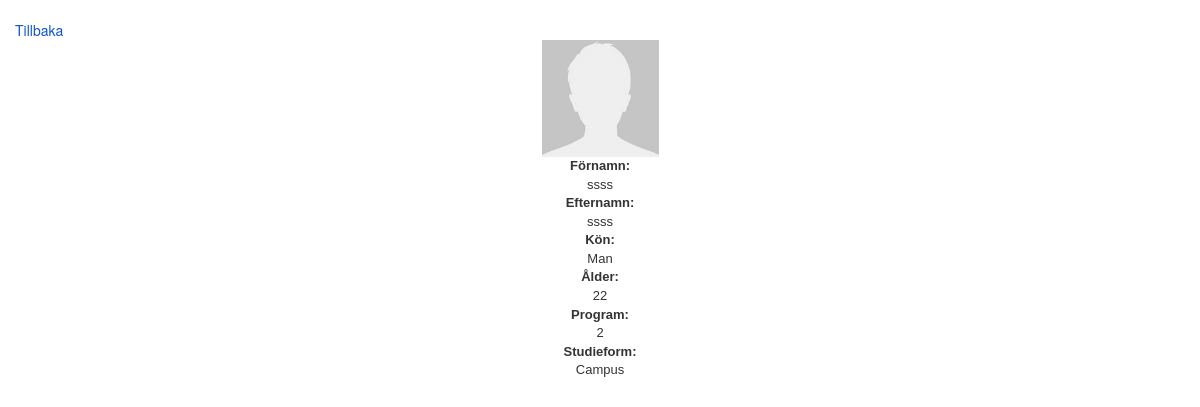
/Feed/index.php?profile&id=39 (signed in), run on an earlier commit of the app's database.
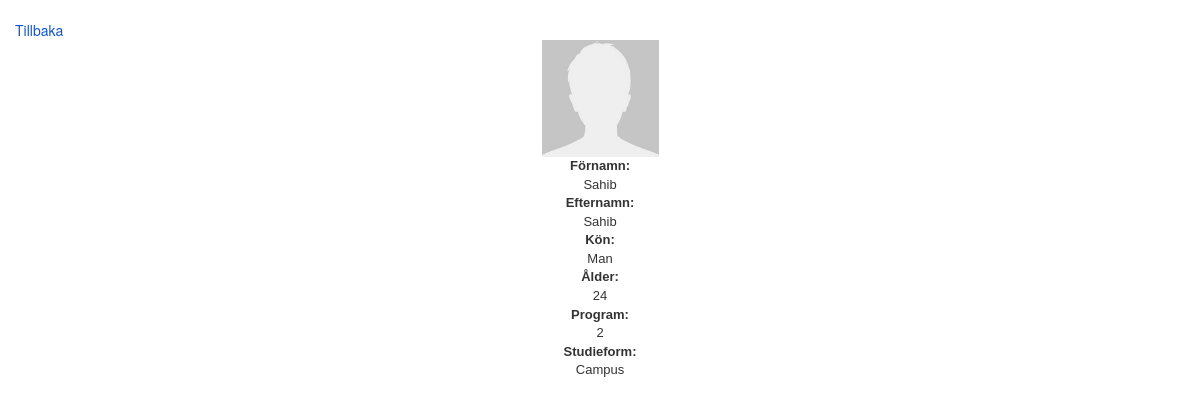
And on a later commit of the database.
### tables this page shows
CREATE TABLE IF NOT EXISTS `userdetails` (
  `userDetailid` int(11) NOT NULL AUTO_INCREMENT,
  `UserId` int(11) NOT NULL,
  `firstname` varchar(50) NOT NULL,
  `lastname` varchar(50) NOT NULL,
  `sex` varchar(10) NOT NULL,
  `birthday` date DEFAULT NULL,
  `schoolForm` varchar(50) NOT NULL,
  `ProgramId` int(11) NOT NULL,
  PRIMARY KEY (`userDetailid`),
  KEY `UserId` (`UserId`),
  KEY `ProgramId` (`ProgramId`)
);

### Feed/View/ProfileView.php (the view, shortened to what the rows shown need)
<?php
require_once('View/BaseView.php');
require_once('Model/LoginModel.php');
class ProfileView extends BaseView
{
  private $imagesModel;
  private $pic;
  function __construct()
  {
    $this->imagesModel = new ImagesModel();
    $this->loginModel = new LoginModel();
  }
 public function userProfile($msg = '') {
    $Images = glob("imgs/*.*");
    $html = '<!DOCTYPE html>
        <html>
        <head>
        <meta charset="utf-8">
        <link rel="stylesheet" type="text/css" href="css/custom.css" />
        <meta name="viewport" content="width=device-width, initial-scale=1">
        <title>LSN</title>
        </head>
        <body>
        <div class="container">
        </br>
        <a href="?">Tillbaka</a>
        ';
    $html .= '<div id="imgContainer">';
    if ($this->loginModel->getId() == $this->getId()) {
       $html .= "
        <br><br>
        <nav class='navbar navbar-default' role='navigation'>
        <div class='navbar-header'>
          <button type='button' class='navbar-toggle' data-toggle='collapse'
             data-target='#example-navbar-collapse'>
             <span class='sr-only'>Toggle navigation</span>
             <span class='icon-bar'></span>
             <span class='icon-bar'></span>
             <span class='icon-bar'></span>
          </button>
       </div>
       <div class='collapse navbar-collapse' id='example-navbar-collapse'>
          <ul class='nav navbar-nav'>
             <li><a name='changePassword' href='?" . $this->changePasswordLocation . "'>Ändra lösenord</a></li>
          </ul>
       </div>
    </nav>";
    $html .='<form  class="form-horizontal" enctype="multipart/form-data" action="" method="post" name="image_upload_form" id="image_upload_form">';
    foreach ($Images as $value) {
      $img = $this->imagesModel->getImages($this->loginModel->getId());
      $removeImg = $this->imagesModel->getImgToRemove(basename($value));
      if ($img->getImgName() == basename($value)) {
          $html .= '<div id="imgArea"><img src="'.$value.'">';
          $this->pic = $value;
      }
    }
    $user = $this->loginModel->GetUserProfileDetails($this->getId());
    if(basename($this->pic) === "" && $user->getSex() == "Man")
    {
      $html .= '<div id="imgArea"><img src="img/default.jpg">';
    }
    else if(basename($this->pic) === "" && $user->getSex() == "Kvinna")
    {
      $html .= '<div id="imgArea"><img src="img/kvinna.png">';
    }
    $html .= '<div class="progressBar">
        <div class="bar"></div>
        <div class="percent">0%</div>
      </div>
      <div id="imgChange"><span>Bläddra</span></br>
        <input type="File" accept="imgs/*" name="image_upload_file" id="image_upload_file">
        <input type="submit" name="change" value="Byt" class="btn btn-info" id="change">
        </br></br>
        <input type="submit" name="default" value="Ändra till standardbild" class="btn btn-info" id="default">
      </div>
    </div>
  </form>
</div>';
            $age = "";
            $sex = $user->getSex();
            $birthday = $user->getBirthday();
            $studyForm = $user->getSchoolForm();
            $institute = $user->getInstitute();
            $email = $user->getEmail();
            $firstName = htmlspecialchars($user->getfName());
            $lastName = htmlspecialchars($user->getlName());
            if (empty($birthday) == false)
            {
                $age = $this->calculateAge($user->getBirthday());
            }
            $html .=    "<form action='' class='form-horizontal' method=post enctype=multipart/form-data>
                       <fieldset>
                       $this->message
                 <div class='form-group'>
                  <label class='col-sm-2 control-label1' for='$this->fNameLocation'>Förnamn: </label>
                  <div class='col-sm-10'>
                  <div style='color: #FF0000;'>*</div>
                    <input id='fName' class='form-control1'  name='$this->fNameLocation' value='" . $firstName . "' type='text' size='20' maxlength='20'/>
                  </div>
                </div>
                 <div class='form-group'>
                  <label class='col-sm-2 control-label1' for='$this->lNameLocation'>Efternamn: </label>
                  <div class='col-sm-10'>
                  <div style='color: #FF0000;'>*</div>
                    <input id='lName' class='form-control1'  name='$this->lNameLocation' value='". $lastName . "' type='text' size='20' maxlength='20'/>
                  </div>
                </div>
                <div class='form-group'>
                  <label class='col-sm-2 control-label1' for='$this->sexLocation'>Kön: </label>
                  <div class='col-sm-10'>
                  <div style='color: #FF0000;'>*</div>";
                  if ($sex == "Man")
                  {
                    $html .= "
                    <select name='$this->sexLocation'>
                    <option value=''>VÄLJ KÖN</option>
                  <option value='Man' selected>Man</option>
                  <option value='Kvinna'>Kvinna</option>
                </select>
                    </div>
                  </div>";
              }
              else
              {
                                   $html .= "
                    <select name='$this->sexLocation'>
                    <option value=''>VÄLJ KÖN</option>
                  <option value='Man'>Man</option>
                  <option value='Kvinna' selected>Kvinna</option>
                </select>
                    </div>
                  </div>";
              }
              if ($birthday == "0000-00-00")
              {
                  $birthday = "";
              }
                $html .= "<div class='form-group'>
                  <label class='col-sm-2 control-label1' for='$this->birthdayLocation'>Födelsedag: </label>
                  <div class='col-sm-10'>
                  <input id='birthday' name='$this->birthdayLocation' type='date' value='" . $birthday . "' placeholder='1992-05-12'/>
              </div>
                </div>";
                if ($studyForm == "Campus") {
                  $html .= "<div class='form-group'>
                  <label class='col-sm-2 control-label1' for='$this->schoolLocation'>Välj din studieform: </label>
                  <div class='col-sm-10'>
                  <div style='color: #FF0000;'>*</div>
                  <select name='$this->schoolLocation'>
                  <option value=''>VÄLJ STUDIEFORM</option>
                <option value='Campus' selected>Campus</option>
                <option value='Distans'>Distans</option>
              </select>
                  </div>
                </div>";
              }
              else
              {
                  $html .= "<div class='form-group'>
                          <label class='col-sm-2 control-label1' for='$this->schoolLocation'>Välj din studieform: </label>
                          <div class='col-sm-10'>
                          <div style='color: #FF0000;'>*</div>
                          <select name='$this->schoolLocation'>
                          <option value=''>VÄLJ STUDIEFORM</option>
                        <option value='Campus'>Campus</option>
                        <option value='Distans' selected>Distans</option>
                      </select>
                          </div>
                        </div>";
              }
              if ($institute == "2")
              {
                  $html .= "<div class='form-group'>
                  <label class='col-sm-2 control-label1' for='$this->instituteLocation'>Vad läser du för program? </label>
                  <div class='col-sm-10'>
                  <div style='color: #FF0000;'>*</div>
                  <select name='$this->instituteLocation'>
                  <option value=''>VÄLJ PROGRAM</option>
                <option value='2' selected>Utveckling av digitala tjänster</option>
                <option value='1'>Webbprogrammering</option>
                <option value='3'>Iteraktionsdesign</option>
              </select>
                  </div>
                </div>";
              }
              else if ($institute == "1")
              {
                  $html .= "<div class='form-group'>
                  <label class='col-sm-2 control-label1' for='$this->instituteLocation'>Vad läser du för program? </label>
                  <div class='col-sm-10'>
                  <div style='color: #FF0000;'>*</div>
                  <select name='$this->instituteLocation'>
                  <option value=''>VÄLJ PROGRAM</option>
                <option value='2'>Utveckling av digitala tjänster</option>
                <option value='1' selected>Webbprogrammering</option>
                <option value='3'>Iteraktionsdesign</option>
              </select>
                  </div>
                </div>";
              }
              else
              {
                  $html .= "<div class='form-group'>
                  <label class='col-sm-2 control-label1' for='$this->instituteLocation'>Vad läser du för program? </label>
                  <div class='col-sm-10'>
                  <div style='color: #FF0000;'>*</div>
                  <select name='$this->instituteLocation'>
                  <option value=''>VÄLJ PROGRAM</option>
                <option value='2'>Utveckling av digitala tjänster</option>
                <option value='1'>Webbprogrammering</option>
                <option value='3' selected>Iteraktionsdesign</option>
              </select>
                  </div>
                </div>";
              }
              $html .= "<div class='form-group'>
                   <div class='col-sm-offset-2'>
                   <input type='hidden' name='CSRFToken' value='" . Token::generate() . "' />
                   <input class='btn btn-default' name='$this->editProfileLocation' type='submit' value='Redigera användaruppgifter' />
                 </div>
               </div>
             </fieldset>
             </form>";
        }
        else
        {
         $user = $this->loginModel->GetUserProfileDetails($this->getId());
          if(basename($this->pic) === "" && $user->getSex() == "Man")
          {
            $html .= '<div id="imgArea"><img src="img/default.jpg">';
          }
         else if(basename($this->pic) === "" && $user->getSex() == "Kvinna")
         {
           $html .= '<div id="imgArea"><img src="img/kvinna.png">';
         }
            $birthday = $user->getBirthday();
            $age = "";
            if ($birthday != "0000-00-00")
            {
              $age = $this->calculateAge($birthday);
            }
            $html .= '
            <strong>Förnamn:</strong> <br>' . $user->getfName() . '<br>
            <strong>Efternamn:</strong> <br>' . $user->getlName() . ' <br>
            <strong>Kön:</strong> <br> '  . $user->getSex() .  ' <br>
            <strong>Ålder:</strong> <br> ' . $age . ' <br>
            <strong>Program:</strong> <br> ' . $user->getInstitute() . ' <br>
            <strong>Studieform:</strong> ' . $user->getSchoolForm();
        $html .='</div>
                </div>
                </div>
        </body>
        </html>';
      }
      return $html;
  }
  public function RenderUserProfile($errorMessage = '') {
    $userProfile = $this->userProfile($errorMessage);
    return $userProfile;
  }
  public function calculateAge($birthdate)
  {
    $birthday = new DateTime($birthdate);
    $today   = new DateTime('today');
    return $age = $birthday->diff($today)->y;
  }
}

What changed in the data, as far as the page shows it:
changed userdetails "Man": firstname "ssss" → "Sahib"; lastname "ssss" → "Sahib"; birthday "22" → "24"
